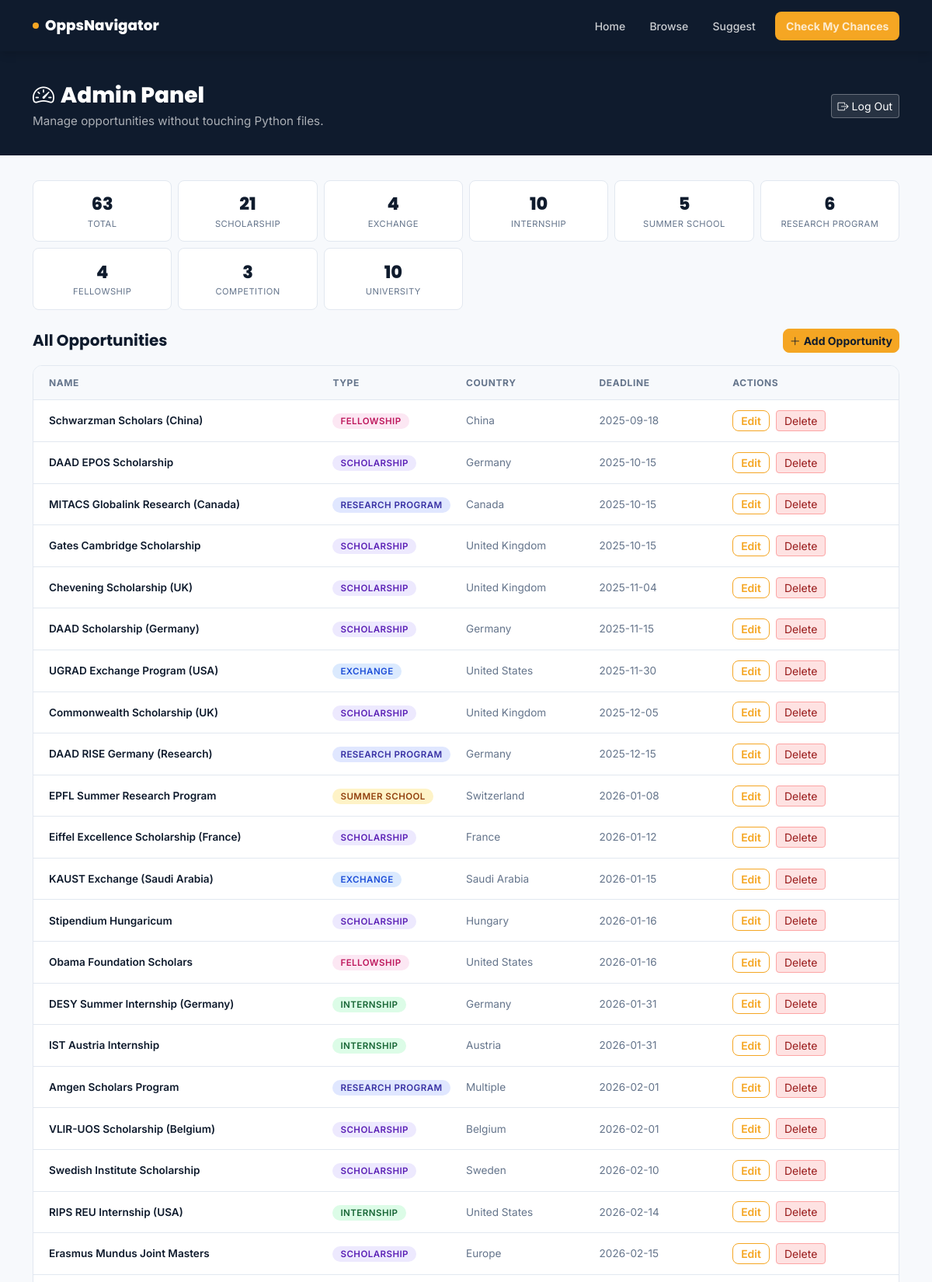
The page /admin (signed in, upper part) on the database its author committed.
### tables this page shows
CREATE TABLE opportunities (
            id              INTEGER PRIMARY KEY AUTOINCREMENT,
            name            TEXT    NOT NULL,
            country         TEXT    NOT NULL,
            region          TEXT    NOT NULL DEFAULT 'Global',
            type            TEXT    NOT NULL,
            degree_levels   TEXT    NOT NULL,
            fields          TEXT    NOT NULL DEFAULT 'All',
            min_gpa         REAL    NOT NULL DEFAULT 0.0,
            ielts_required  INTEGER NOT NULL DEFAULT 0,
            min_ielts       REAL,
            toefl_required  INTEGER NOT NULL DEFAULT 0,
            min_toefl       INTEGER,
            funding_type    TEXT    NOT NULL,
            deadline        TEXT,
            description     TEXT,
            official_link   TEXT,
            roadmap         TEXT,
            created_at      TEXT    DEFAULT (datetime('now'))
        , eligible_nationalities TEXT DEFAULT '', opening_date TEXT, application_status TEXT NOT NULL DEFAULT 'Open');

### app.py (the view)
@app.route("/admin")
def admin():
    if not admin_required():
        return redirect(url_for("admin_login"))
    opps = db.get_all_opportunities()
    stats = {t: 0 for t in OPP_TYPES}
    for o in opps:
        stats[o["type"]] = stats.get(o["type"], 0) + 1
    submissions = db.get_submissions()
    return render_template("admin/index.html", opportunities=opps, stats=stats,
                           total=len(opps), submissions=submissions)

### app.py (called while the page is built)
@app.context_processor
def inject_globals():
    return {"today": date.today(), "current_year": date.today().year,
            "opp_types": OPP_TYPES}

def admin_required():
    return session.get("admin_logged_in")

### database.py (called while the page is built)
def get_db():
    conn = sqlite3.connect(DATABASE)
    conn.row_factory = sqlite3.Row
    return conn

def get_all_opportunities():
    conn = get_db()
    rows = conn.execute("SELECT * FROM opportunities ORDER BY deadline ASC").fetchall()
    conn.close()
    return rows

def get_submissions():
    conn = get_db()
    try:
        rows = conn.execute("SELECT * FROM submission_requests ORDER BY submitted_at DESC").fetchall()
    except Exception:
        rows = []
    conn.close()
    return rows

### templates/admin/index.html (shortened to what this page needs)
{% extends "base.html" %}
{% block content %}
<div class="page-header">
  <div class="container">
    <div class="d-flex align-items-center justify-content-between flex-wrap gap-2">
      <div>
        <h1><i class="bi bi-speedometer2 me-2"></i>Admin Panel</h1>
        <p>Manage opportunities without touching Python files.</p>
      </div>
      <a href="{{ url_for('admin_logout') }}" class="btn btn-sm" style="background:rgba(255,255,255,.1);color:#fff;border:1px solid rgba(255,255,255,.3);">
        <i class="bi bi-box-arrow-right me-1"></i>Log Out
      </a>
    </div>
  </div>
</div>
<div class="container pb-5">
  <div class="row g-2 mb-4">
    <div class="col-6 col-md-2">
      <div class="admin-stat-card"><div class="n">{{ total }}</div><div class="l">Total</div></div>
    </div>
    {% for t, n in stats.items() %}
    {% if n > 0 %}
    <div class="col-6 col-md-2">
      <div class="admin-stat-card"><div class="n">{{ n }}</div><div class="l">{{ t }}</div></div>
    </div>
    {% endif %}
    {% endfor %}
  </div>
  <div class="d-flex justify-content-between align-items-center mb-3">
    <h5 class="fw-bold mb-0">All Opportunities</h5>
    <a href="{{ url_for('admin_add') }}" class="btn btn-primary btn-sm">
      <i class="bi bi-plus-lg me-1"></i>Add Opportunity
    </a>
  </div>
  <div class="admin-table">
    <div class="admin-row header">
      <div>Name</div><div>Type</div><div>Country</div><div>Deadline</div><div>Actions</div>
    </div>
    {% for opp in opportunities %}
    <div class="admin-row">
      <div class="admin-name">{{ opp.name }}</div>
      <div><span class="badge-type badge-{{ opp.type|lower|replace(' ','-') }}">{{ opp.type }}</span></div>
      <div style="color:var(--text-muted);">{{ opp.country }}</div>
      <div style="color:var(--text-muted);">{{ opp.deadline or 'Rolling' }}</div>
      <div class="d-flex gap-2">
        <a href="{{ url_for('admin_edit', opp_id=opp.id) }}" class="btn btn-sm btn-outline-primary" style="padding:2px 10px;">Edit</a>
        <form method="POST" action="{{ url_for('admin_delete', opp_id=opp.id) }}" onsubmit="return confirm('Delete {{ opp.name }}? This cannot be undone.');" class="d-inline">
          <button type="submit" class="btn btn-sm" style="padding:2px 10px;background:var(--red-light);color:#991B1B;border:1px solid #FCA5A5;">Delete</button>
        </form>
      </div>
    </div>
    {% endfor %}
  </div>
</div>
{% endblock %}

### templates/base.html (style rules this page uses)
:root { --navy: #0F1B2D; --navy-mid: #1A2E45; --amber: #F5A623; --amber-light: #FEF3DC; --green: #22C55E; --green-light: #DCFCE7; --red: #EF4444; --red-light: #FEE2E2; --yellow: #F59E0B; --yellow-light:#FEF9C3; --ground: #F7F9FC; --card-bg: #FFFFFF; --text-main: #0F1B2D; --text-muted: #64748B; --border: #E2E8F0; --radius: 12px; --radius-sm: 8px; }
*, *::before, *::after { box-sizing: border-box; }
body { font-family: 'Inter', sans-serif; background: var(--ground); color: var(--text-main); min-height: 100vh; }
h1, h2, h3, h4, h5, h6, .font-display { font-family: 'Poppins', sans-serif; }
a { color: var(--amber); text-decoration: none; }
.badge-type { font-size: 0.72rem; font-weight: 600; letter-spacing: 0.04em; text-transform: uppercase; border-radius: 20px; padding: 3px 10px; }
.badge-scholarship { background: #EDE9FE; color: #5B21B6; }
.badge-exchange { background: #DBEAFE; color: #1D4ED8; }
.badge-internship { background: #DCFCE7; color: #166534; }
.badge-summer-school { background: #FEF3C7; color: #92400E; }
.badge-research-program { background: #E0E7FF; color: #3730A3; }
.badge-fellowship { background: #FCE7F3; color: #BE185D; }
.btn-primary { background: var(--amber); border-color: var(--amber); color: var(--navy); font-weight: 700; border-radius: var(--radius-sm); }
.btn-outline-primary { border-color: var(--amber); color: var(--amber); font-weight: 600; border-radius: var(--radius-sm); }
.page-header { background: var(--navy); color: #fff; padding: 2.5rem 0 2rem; margin-bottom: 2rem; }
.page-header h1 { font-weight: 800; font-size: 1.75rem; margin-bottom: 0.3rem; }
.page-header p { color: rgba(255,255,255,0.65); margin: 0; font-size: 0.95rem; }

### templates/admin/index.html (style rules this page uses)
.admin-table { background:var(--card-bg); border:1px solid var(--border); border-radius:var(--radius); overflow:hidden; }
.admin-row { display:grid; grid-template-columns: 2.2fr 1fr 1fr 1fr 1.2fr; gap:10px; align-items:center; padding:.8rem 1.25rem; border-bottom:1px solid var(--border); font-size:.85rem; }
.admin-row.header { background:var(--ground); font-weight:700; font-size:.75rem; text-transform:uppercase; letter-spacing:.05em; color:var(--text-muted); }
.admin-name { font-weight:600; }
.admin-stat-card { background:var(--card-bg); border:1px solid var(--border); border-radius:var(--radius-sm); padding:.85rem 1rem; text-align:center; }
.admin-stat-card .n { font-family:'Poppins',sans-serif; font-weight:800; font-size:1.4rem; color:var(--navy); }
.admin-stat-card .l { font-size:.7rem; color:var(--text-muted); text-transform:uppercase; letter-spacing:.04em; }

### rows shown on the page
opportunities: n "10", type "UNIVERSITY"
opportunities: name "Schwarzman Scholars (China)", type "FELLOWSHIP", country "China", deadline "2025-09-18"
opportunities: name "DAAD EPOS Scholarship", type "SCHOLARSHIP", country "Germany", deadline "2025-10-15"
opportunities: name "MITACS Globalink Research (Canada)", type "RESEARCH PROGRAM", country "Canada", deadline "2025-10-15"
opportunities: name "Gates Cambridge Scholarship", type "SCHOLARSHIP", country "United Kingdom", deadline "2025-10-15"
opportunities: name "Chevening Scholarship (UK)", type "SCHOLARSHIP", country "United Kingdom", deadline "2025-11-04"
opportunities: name "DAAD Scholarship (Germany)", type "SCHOLARSHIP", country "Germany", deadline "2025-11-15"
opportunities: name "UGRAD Exchange Program (USA)", type "EXCHANGE", country "United States", deadline "2025-11-30"
opportunities: name "Commonwealth Scholarship (UK)", type "SCHOLARSHIP", country "United Kingdom", deadline "2025-12-05"
opportunities: name "DAAD RISE Germany (Research)", type "RESEARCH PROGRAM", country "Germany", deadline "2025-12-15"
opportunities: name "EPFL Summer Research Program", type "SUMMER SCHOOL", country "Switzerland", deadline "2026-01-08"
opportunities: name "Eiffel Excellence Scholarship (France)", type "SCHOLARSHIP", country "France", deadline "2026-01-12"
opportunities: name "KAUST Exchange (Saudi Arabia)", type "EXCHANGE", country "Saudi Arabia", deadline "2026-01-15"
opportunities: name "Stipendium Hungaricum", type "SCHOLARSHIP", country "Hungary", deadline "2026-01-16"
opportunities: name "Obama Foundation Scholars", type "FELLOWSHIP", country "United States", deadline "2026-01-16"
opportunities: name "DESY Summer Internship (Germany)", type "INTERNSHIP", country "Germany", deadline "2026-01-31"
opportunities: name "IST Austria Internship", type "INTERNSHIP", country "Austria", deadline "2026-01-31"
opportunities: name "Amgen Scholars Program", type "RESEARCH PROGRAM", country "Multiple", deadline "2026-02-01"
opportunities: name "VLIR-UOS Scholarship (Belgium)", type "SCHOLARSHIP", country "Belgium", deadline "2026-02-01"
opportunities: name "Swedish Institute Scholarship", type "SCHOLARSHIP", country "Sweden", deadline "2026-02-10"
opportunities: name "RIPS REU Internship (USA)", type "INTERNSHIP", country "United States", deadline "2026-02-14"
opportunities: name "Erasmus Mundus Joint Masters", type "SCHOLARSHIP", country "Europe", deadline "2026-02-15"

### other values the page prints
{{ total }} "63"
{{ n }} "21" "4" "10" "5" "6" "4" "3"
{{ t }} "SCHOLARSHIP" "EXCHANGE" "INTERNSHIP" "SUMMER SCHOOL" "RESEARCH PROGRAM" "FELLOWSHIP" "COMPETITION"
